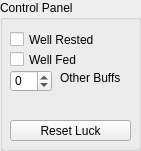
     <widget class="QGroupBox" name="groupBox">
      <property name="geometry">
       <rect>
        <x>0</x>
        <y>300</y>
        <width>141</width>
        <height>151</height>
       </rect>
      </property>
      <property name="title">
       <string>Control Panel</string>
      </property>
      <widget class="QCheckBox" name="WellRested">
       <property name="geometry">
        <rect>
         <x>10</x>
         <y>30</y>
         <width>91</width>
         <height>19</height>
        </rect>
       </property>
       <property name="text">
        <string>Well Rested</string>
       </property>
      </widget>
      <widget class="QCheckBox" name="WeddFed">
       <property name="geometry">
        <rect>
         <x>10</x>
         <y>50</y>
         <width>91</width>
         <height>19</height>
        </rect>
       </property>
       <property name="text">
        <string>Well Fed</string>
       </property>
      </widget>
      <widget class="QSpinBox" name="Other_Buffs">
       <property name="geometry">
        <rect>
         <x>10</x>
         <y>70</y>
         <width>42</width>
         <height>22</height>
        </rect>
       </property>
       <property name="minimum">
        <number>-99</number>
       </property>
       <property name="stepType">
        <enum>QAbstractSpinBox::AdaptiveDecimalStepType</enum>
       </property>
      </widget>
      <widget class="QLabel" name="label_otherBuffs">
       <property name="geometry">
        <rect>
         <x>60</x>
         <y>70</y>
         <width>61</width>
         <height>16</height>
        </rect>
       </property>
       <property name="text">
        <string>Other Buffs</string>
       </property>
      </widget>
      <widget class="QPushButton" name="ResetLuck">
       <property name="geometry">
        <rect>
         <x>10</x>
         <y>120</y>
         <width>121</width>
         <height>21</height>
        </rect>
       </property>
       <property name="text">
        <string>Reset Luck</string>
       </property>
      </widget>
     </widget>
